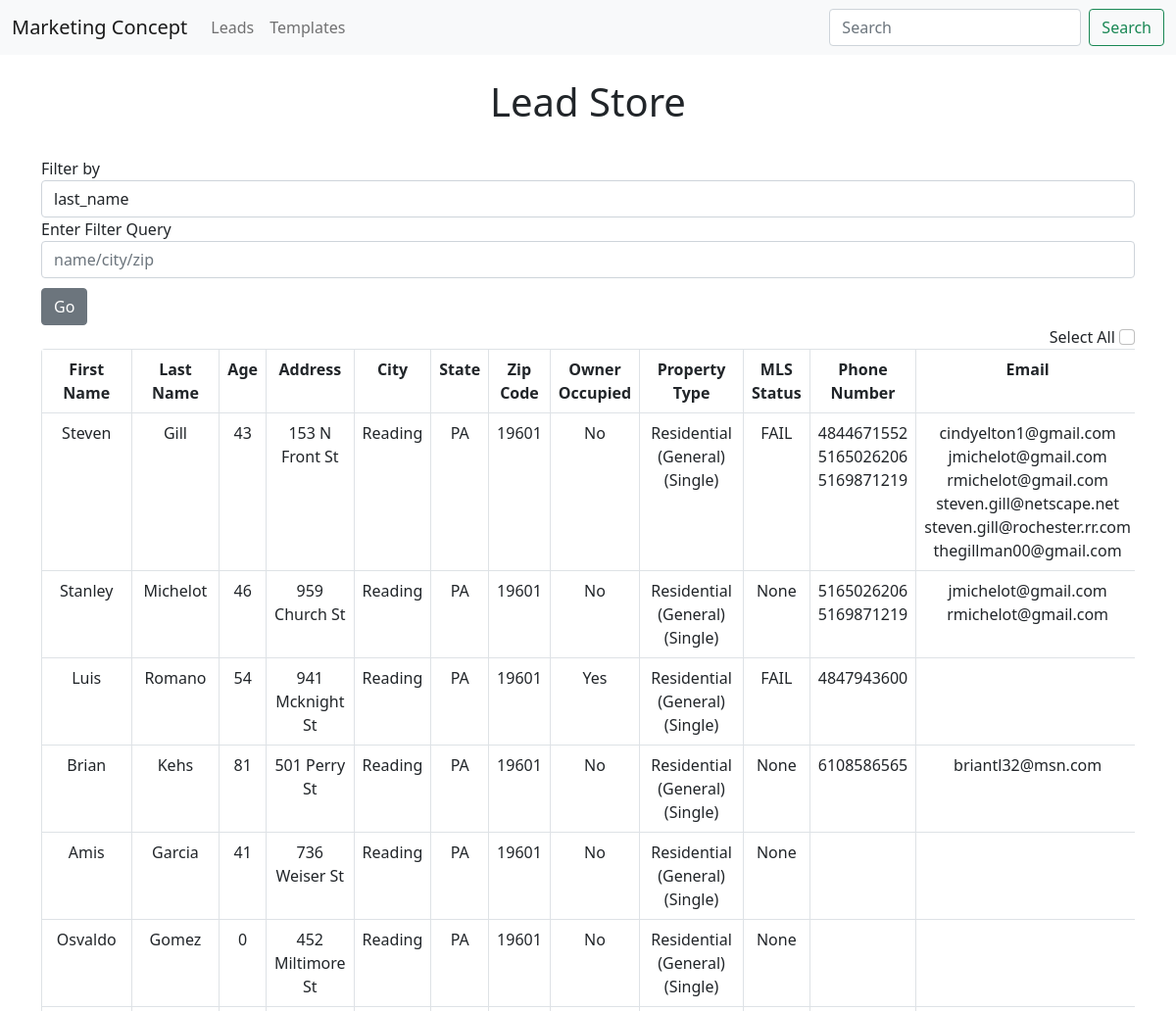
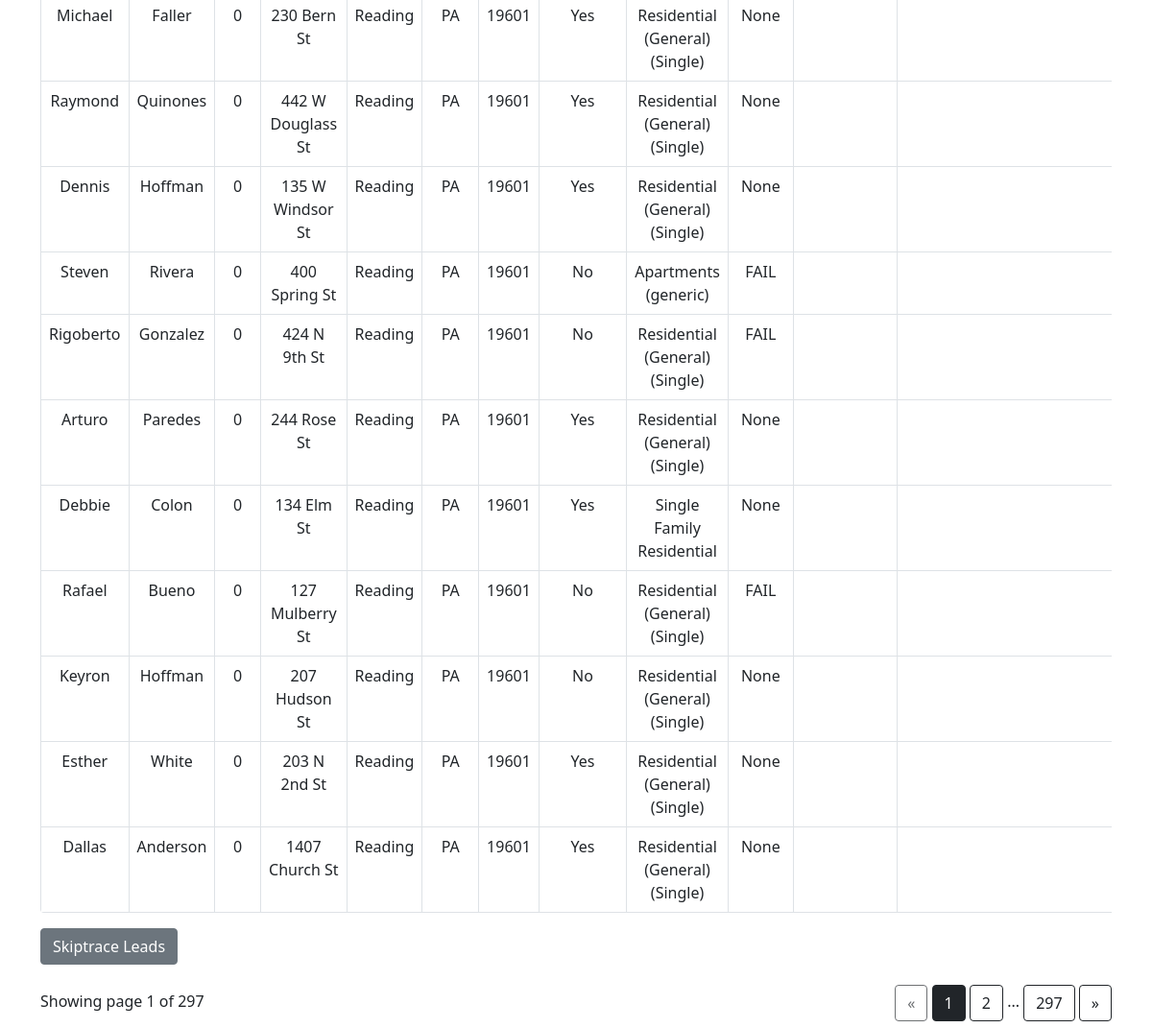
Page /leads on the committed database (2 pictures, top to bottom).
### app.py (models this page shows, shortened)
class Lead(db.Model):
    id = db.Column(db.Integer, primary_key=True)
    first_name = db.Column(db.String(200), nullable=False)
    last_name = db.Column(db.String(200), nullable=False)
    age = db.Column(db.Integer, default=0) #just added
    address = db.Column(db.String(200), nullable=False)
    city = db.Column(db.String(200), nullable=False)
    state = db.Column(db.String(200), nullable=False)
    zip = db.Column(db.String(200), nullable=False)
    owner_occupied = db.Column(db.String, nullable=False)
    property_type = db.Column(db.String, nullable=False)
    mls_status = db.Column(db.String, nullable=False)
    mobile_phones = db.relationship('Phone_Number', backref='lead')
    emails = db.relationship('Email', backref='lead')
    contacted = db.Column(db.Integer, default=0)
    contact_time = db.Column(db.DateTime)
    template_sent = db.Column(db.String(200), nullable=False)
    response = db.Column(db.String(200))
    motivation_level = db.Column(db.String(200), nullable=False)

class Phone_Number(db.Model):
    id = db.Column(db.Integer, primary_key=True)
    mobile_phone = db.Column(db.String(20), nullable=False)
    contacted = db.Column(db.Integer, default=0)
    contact_time = db.Column(db.DateTime)
    response = db.Column(db.String(200))
    lead_id = db.Column(db.Integer, db.ForeignKey('lead.id'))
    __table_args__ = (
        db.UniqueConstraint('lead_id', 'mobile_phone', name='unique_phone_numbers'),
    )

class Email(db.Model):
    id = db.Column(db.Integer, primary_key=True)
    email_address = db.Column(db.String(20), nullable=False)
    contacted = db.Column(db.Integer, default=0)
    contact_time = db.Column(db.DateTime)
    response = db.Column(db.String(200))
    lead_id = db.Column(db.Integer, db.ForeignKey('lead.id'))
    __table_args__ = (
        db.UniqueConstraint('lead_id', 'email_address', name='unique_emails'),
    )

### app.py (the view, shortened to what this page needs)
@app.route('/leads', methods=['POST', 'GET'])
def leads():
    page = request.args.get('page', 1, type=int)
    leads = db.session.query(Lead).paginate(page=page, per_page=ROWS_PER_PAGE)
    return render_template('leads.html', leads=leads)

### templates/leads.html (shortened to what this page needs)
{% extends 'base.html' %}
{% block body %}
<br><h1 style="text-align:center">Lead Store</h1><br>
<form class="form-inline" method="POST" action="{{ url_for('updated_filter') }}">
    <div class="form-group">
        <label for="exampleFormControlInput1">Filter by </label>
        <div class="input-group">
                <select name="comp_select" class="selectpicker form-control">
                    <option>last_name</option>
                </select>
        </div>
        <div class="form-group">
            <label for="exampleFormControlInput1">Enter Filter Query</label>
            <input name="info" class="form-control" id="exampleFormControlInput1" placeholder="name/city/zip">
        </div>
        <button type="submit" class="btn btn-secondary" style="margin-top: 10px;">Go</button>
    </div>
</form>
<span style="float: right;">Select All  <input class="form-check-input" type="checkbox"  id='updateme' onClick="toggle(this)"/></span><br/>
<div class="table-responsive">
    <form action="" method='POST'>
        <table class="table table-bordered" style="border-radius: 4px; overflow: hidden;">
            <tr>
                <th>First Name</th>
                <th>Last Name</th>
                <th>Age</th>
                <th>Address</th>
                <th>City</th>
                <th>State</th>
                <th>Zip Code</th>
                <th>Owner Occupied</th>
                <th>Property Type</th>
                <th>MLS Status</th>
                <th>Phone Number</th>
                <th>Email</th>
            </tr>
            {%  for lead in leads.items %}
                {% if lead.first_name %}
            <tr>
                <td>{{lead.first_name}}</td>
                <td>{{lead.last_name}}</td>
                <td>{{lead.age|int}}</td>
                <td>{{lead.address}}</td>
                <td>{{lead.city}}</td>
                <td>{{lead.state}}</td>
                <td>{{lead.zip}}</td>
                <td>{{lead.owner_occupied}}</td>
                <td>{{lead.property_type}}</td>
                <td>{{lead.mls_status}}</td>
                <td>
                    {% for mobile_phone in lead.mobile_phones %}
                        {{mobile_phone.mobile_phone
                            .replace(" ", "")
                            .replace("-", "")
                            .replace("(", "")
                            .replace(")", "")}}<br>
                    {% endfor %}
                </td>
                <td>
                    {% for email in lead.emails %}
                        {{email.email_address}}<br>
                    {% endfor %}
                </td>
            </tr>
                {% endif %}
            {% endfor %}
        </table>
        <button type='submit' class="btn btn-secondary" style="margin-bottom: 10px;">Skiptrace Leads</button>
    </form>
</div>
<div class="text-right" style="float: right; margin-top: 11px;">
    <a href="{{ url_for('leads', page=leads.prev_num) }}"
       class="btn btn-outline-dark
       {% if leads.page == 1 %}disabled{% endif %}">
        &laquo;
    </a>
    {% for page_num in leads.iter_pages(left_edge=1, right_edge=1, left_current=1, right_current=2) %}
{% if page_num %}
            {% if leads.page == page_num %}
            <a href="{{ url_for('leads', page=page_num) }}"
               class="btn btn-dark">
                {{ page_num }}
            </a>
            {% else %}
            <a href="{{ url_for('leads', page=page_num) }}"
               class="btn btn-outline-dark">
                {{ page_num }}
            </a>
            {% endif %}
        {% else %}
            ...
        {% endif %}
    {% endfor %}
    <a href="{{ url_for('leads', page=leads.next_num) }}"
       class="btn btn-outline-dark
       {% if leads.page == leads.pages %}disabled{% endif %}">
        &raquo;
    </a>
</div>
<p class="text-right mt-3">
   Showing page {{ leads.page }} of {{ leads.pages }}
</p>
{% endblock %}

### templates/base.html (shortened to what this page needs)
<!DOCTYPE html>
<html lang="en">
<head>
    <link rel="stylesheet" href="{{ url_for('static', filename='css/main.css')}}">
    <link href="https://cdn.jsdelivr.net/npm/bootstrap@5.0.2/dist/css/bootstrap.min.css" rel="stylesheet">
</head>
<body>
    {% include 'navbar.html' %}
    <div class="container">
        {% block body %}{%  endblock %}
    </div>
</body>
</html>

### templates/navbar.html (shortened to what this page needs)
<nav class="navbar navbar-expand-lg navbar-light bg-light">
    <div class="container-fluid">
      <a class="navbar-brand" href="{{ url_for('index') }}">Marketing Concept</a>
      <div class="collapse navbar-collapse" id="navbarSupportedContent">
        <ul class="navbar-nav me-auto mb-2 mb-lg-0">
          <li class="nav-item">
            <a class="nav-link" href="{{ url_for('leads') }}">Leads</a>
          </li>
          <li class="nav-item">
            <a class="nav-link" href="{{ url_for('templates') }}">Templates</a>
          </li>
        </ul>
        <form class="d-flex">
          <input class="form-control me-2" type="search" placeholder="Search" aria-label="Search">
          <button class="btn btn-outline-success" type="submit">Search</button>
        </form>
      </div>
    </div>
  </nav>

### static/css/main.css (style rules this page uses)
table, th, td { text-align: center; }

### rows in the picture
Lead: first_name "Steven", last_name "Gill", age "43", address "153 N Front St", city "Reading", state "PA", zip "19601", owner_occupied "No", property_type "Residential (General) (Single)", mls_status "FAIL"
Phone_Number: mobile_phone "4844671552"
Phone_Number: mobile_phone "5165026206"
Phone_Number: mobile_phone "5169871219"
Email: email_address "cindyelton1@gmail.com"
Email: email_address "jmichelot@gmail.com"
Email: email_address "rmichelot@gmail.com"
Email: email_address "steven.gill@netscape.net"
Email: email_address "steven.gill@rochester.rr.com"
Email: email_address "thegillman00@gmail.com"
Lead: first_name "Stanley", last_name "Michelot", age "46", address "959 Church St", city "Reading", state "PA", zip "19601", owner_occupied "No", property_type "Residential (General) (Single)", mls_status "None"
Phone_Number: mobile_phone "5165026206"
Phone_Number: mobile_phone "5169871219"
Email: email_address "jmichelot@gmail.com"
Email: email_address "rmichelot@gmail.com"
Lead: first_name "Luis", last_name "Romano", age "54", address "941 Mcknight St", city "Reading", state "PA", zip "19601", owner_occupied "Yes", property_type "Residential (General) (Single)", mls_status "FAIL"
Phone_Number: mobile_phone "4847943600"
Lead: first_name "Brian", last_name "Kehs", age "81", address "501 Perry St", city "Reading", state "PA", zip "19601", owner_occupied "No", property_type "Residential (General) (Single)", mls_status "None"
Phone_Number: mobile_phone "6108586565"
Email: email_address "briantl32@msn.com"
Lead: first_name "Amis", last_name "Garcia", age "41", address "736 Weiser St", city "Reading", state "PA", zip "19601", owner_occupied "No", property_type "Residential (General) (Single)", mls_status "None"
Lead: first_name "Osvaldo", last_name "Gomez", age "0", address "452 Miltimore St", city "Reading", state "PA", zip "19601", owner_occupied "No", property_type "Residential (General) (Single)", mls_status "None"
Lead: first_name "Michael", last_name "Faller", age "0", address "230 Bern St", city "Reading", state "PA", zip "19601", owner_occupied "Yes", property_type "Residential (General) (Single)", mls_status "None"
Lead: first_name "Raymond", last_name "Quinones", age "0", address "442 W Douglass St", city "Reading", state "PA", zip "19601", owner_occupied "Yes", property_type "Residential (General) (Single)", mls_status "None"
Lead: first_name "Dennis", last_name "Hoffman", age "0", address "135 W Windsor St", city "Reading", state "PA", zip "19601", owner_occupied "Yes", property_type "Residential (General) (Single)", mls_status "None"
Lead: first_name "Steven", last_name "Rivera", age "0", address "400 Spring St", city "Reading", state "PA", zip "19601", owner_occupied "No", property_type "Apartments (generic)", mls_status "FAIL"
Lead: first_name "Rigoberto", last_name "Gonzalez", age "0", address "424 N 9th St", city "Reading", state "PA", zip "19601", owner_occupied "No", property_type "Residential (General) (Single)", mls_status "FAIL"
Lead: first_name "Arturo", last_name "Paredes", age "0", address "244 Rose St", city "Reading", state "PA", zip "19601", owner_occupied "Yes", property_type "Residential (General) (Single)", mls_status "None"
Lead: first_name "Debbie", last_name "Colon", age "0", address "134 Elm St", city "Reading", state "PA", zip "19601", owner_occupied "Yes", property_type "Single Family Residential", mls_status "None"
Lead: first_name "Rafael", last_name "Bueno", age "0", address "127 Mulberry St", city "Reading", state "PA", zip "19601", owner_occupied "No", property_type "Residential (General) (Single)", mls_status "FAIL"
Lead: first_name "Keyron", last_name "Hoffman", age "0", address "207 Hudson St", city "Reading", state "PA", zip "19601", owner_occupied "No", property_type "Residential (General) (Single)", mls_status "None"
Lead: first_name "Esther", last_name "White", age "0", address "203 N 2nd St", city "Reading", state "PA", zip "19601", owner_occupied "Yes", property_type "Residential (General) (Single)", mls_status "None"
Lead: first_name "Dallas", last_name "Anderson", age "0", address "1407 Church St", city "Reading", state "PA", zip "19601", owner_occupied "Yes", property_type "Residential (General) (Single)", mls_status "None"

### other values in the picture
{{ page_num }} "1"
{{ page_num }} "2" "297"
{{ leads.page }} "1"
{{ leads.pages }} "297"
